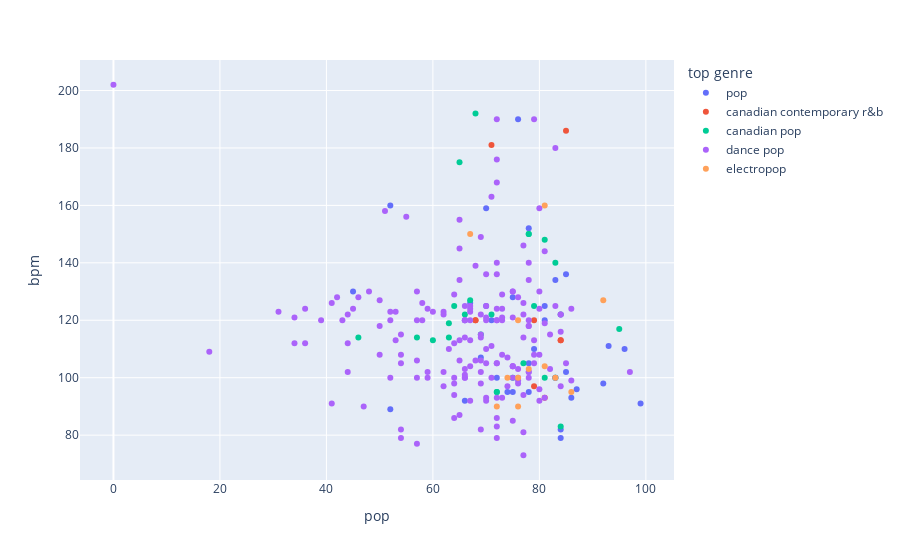

Source (notebook cell):
### Code cell
px.scatter(df_top,
           x = 'pop',
           y = 'bpm',
           color = 'top genre',
)

### Figure 1 — Plotly figure (JSON) as saved in the notebook; plotly's stock layout.template omitted (floating-point values rounded to 4 significant figures; data arrays with more than 128 entries replaced by an {"elided": "..."} marker saying what was removed)
{"data": [{"hoverlabel": {"namelength": 0}, "hovertemplate": "top genre=pop<br>pop=%{x}<br>bpm=%{y}", "legendgroup": "pop", "marker": {"color": "#636efa", "symbol": "circle"}, "mode": "markers", "name": "pop", "showlegend": true, "type": "scatter", "x": [84, 84, 81, 76, 74, 71, 66, 52, 66, 87, 83, 72, 70, 69, 85, 79, 78, 78, 75, 70, 67, 52, 45, 99, 96, 93, 92, 86, 85, 81, 78, 75], "xaxis": "x", "y": [79, 82, 120, 190, 95, 120, 120, 89, 92, 96, 134, 100, 125, 107, 136, 110, 105, 95, 128, 159, 126, 160, 130, 91, 110, 111, 98, 93, 102, 125, 152, 95], "yaxis": "y"}, {"hoverlabel": {"namelength": 0}, "hovertemplate": "top genre=canadian contemporary r&b<br>pop=%{x}<br>bpm=%{y}", "legendgroup": "canadian contemporary r&b", "marker": {"color": "#EF553B", "symbol": "circle"}, "mode": "markers", "name": "canadian contemporary r&b", "showlegend": true, "type": "scatter", "x": [84, 79, 68, 84, 79, 68, 85, 81, 71], "xaxis": "x", "y": [113, 120, 120, 113, 97, 120, 186, 93, 181], "yaxis": "y"}, {"hoverlabel": {"namelength": 0}, "hovertemplate": "top genre=canadian pop<br>pop=%{x}<br>bpm=%{y}", "legendgroup": "canadian pop", "marker": {"color": "#00cc96", "symbol": "circle"}, "mode": "markers", "name": "canadian pop", "showlegend": true, "type": "scatter", "x": [83, 81, 79, 78, 72, 68, 67, 66, 64, 63, 60, 83, 78, 72, 65, 63, 57, 46, 84, 81, 69, 84, 83, 77, 75, 71, 95], "xaxis": "x", "y": [100, 100, 125, 150, 95, 192, 127, 122, 125, 114, 113, 100, 150, 95, 175, 119, 114, 114, 83, 148, 115, 122, 140, 105, 100, 122, 117], "yaxis": "y"}, {"hoverlabel": {"namelength": 0}, "hovertemplate": "top genre=dance pop<br>pop=%{x}<br>bpm=%{y}", "legendgroup": "dance pop", "marker": {"color": "#ab63fa", "symbol": "circle"}, "mode": "markers", "name": "dance pop", "showlegend": true, "type": "scatter", "x": {"elided": "174 int values"}, "xaxis": "x", "y": {"elided": "174 int values"}, "yaxis": "y"}, {"hoverlabel": {"namelength": 0}, "hovertemplate": "top genre=electropop<br>pop=%{x}<br>bpm=%{y}", "legendgroup": "electropop", "marker": {"color": "#FFA15A", "symbol": "circle"}, "mode": "markers", "name": "electropop", "showlegend": true, "type": "scatter", "x": [81, 76, 74, 72, 86, 78, 76, 76, 92, 83, 81, 67], "xaxis": "x", "y": [160, 120, 100, 90, 95, 103, 100, 90, 127, 100, 104, 150], "yaxis": "y"}], "layout": {"autosize": true, "legend": {"title": {"text": "top genre"}, "tracegroupgap": 0}, "margin": {"t": 60}, "xaxis": {"anchor": "y", "autorange": true, "domain": [0, 1], "range": [-5.787, 104.8], "title": {"text": "pop"}, "type": "linear"}, "yaxis": {"anchor": "x", "autorange": true, "domain": [0, 1], "range": [63.85, 211.1], "title": {"text": "bpm"}, "type": "linear"}}}
